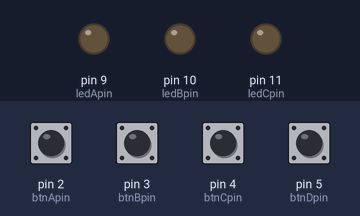
Recording of a sketch running on a simulated Arduino Uno, built with avr-gcc and run on an emulated ATmega328P. Parts: output pins drawn as LEDs (lit = HIGH). Dashed ring = blinking. The test bench sets the inputs (shaded band); at power-on: pin 2 (btnApin), pin 3 (btnBpin), pin 4 (btnCpin), pin 5 (btnDpin) HIGH.

Above: at 1.2 s.
1.3 s: pin 5 (btnDpin) pulled LOW for 0.15 s
At 3.1 s:
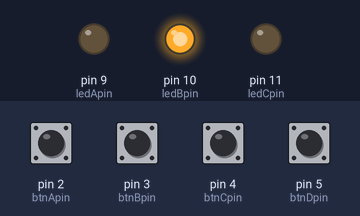
4.4 s: pin 2 (btnApin) pulled LOW for 1 s
At 5.6 s:
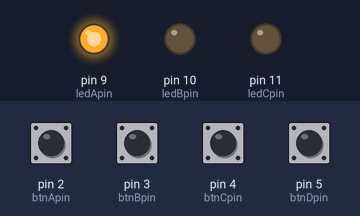
6.9 s: pin 3 (btnBpin) pulled LOW for 0.15 s
At 7.9 s:
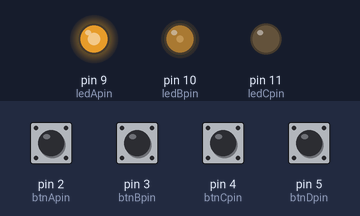
8.5 s: pin 4 (btnCpin) pulled LOW for 0.15 s
At 8.9 s:
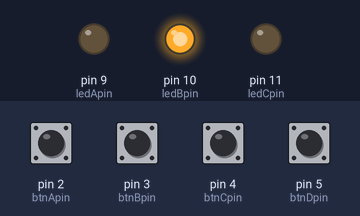
10.1 s: pin 2 (btnApin) pulled LOW for 0.15 s
At 11.3 s:
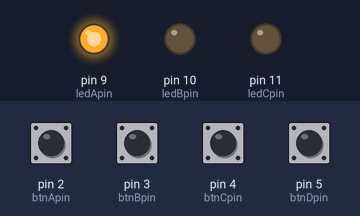
11.7 s: pin 5 (btnDpin) pulled LOW for 1 s
At 13.5 s:
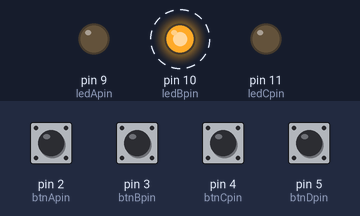
Timing chart, 0 to 16.7 s (numbered marks = the images above; inputs shaded):
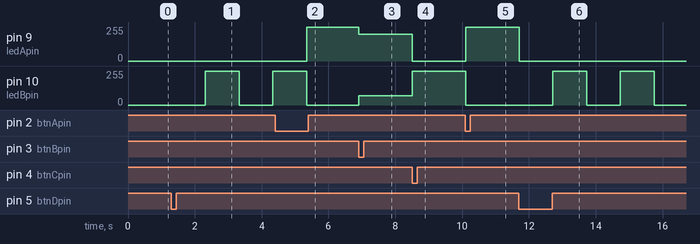

The sketch:

pushbutton_led.ino
```cpp
int ledApin = 9;
int ledBpin = 10;
int ledCpin = 11;

int btnApin = 2;
int btnBpin = 3;
int btnCpin = 4;
int btnDpin = 5;

int red = 0;
int blue = 0;
int green = 0;

void setup() {
  pinMode(ledApin, OUTPUT);
  pinMode(ledBpin, OUTPUT);
  pinMode(ledCpin, OUTPUT);
  pinMode(btnApin, INPUT_PULLUP);
  pinMode(btnBpin, INPUT_PULLUP);
  pinMode(btnCpin, INPUT_PULLUP);
  pinMode(btnDpin, INPUT_PULLUP);
}
/*
void loop() {
  if (digitalRead(btnApin) == LOW) {
    digitalWrite(ledApin, HIGH);
  }
  if (digitalRead(btnBpin) == LOW) {
    digitalWrite(ledBpin, HIGH);
  }
  if (digitalRead(btnCpin) == LOW) {
    digitalWrite(ledCpin, HIGH);
  }
  if (digitalRead(btnDpin) == LOW) {
    digitalWrite(ledApin, LOW);
    digitalWrite(ledBpin, LOW);
    digitalWrite(ledCpin, LOW);
  }
}
*/

int onoff = false;
int stat = 0;

void loop() {
  if (digitalRead(btnApin) == LOW) {
    onoff = false;
    analogWrite(ledApin, 255);
    analogWrite(ledBpin, 0);
    analogWrite(ledCpin, 0);
  }
  if (digitalRead(btnBpin) == LOW) {
    onoff = false;
    analogWrite(ledApin, 200);
    analogWrite(ledBpin, 70);
    analogWrite(ledCpin, 0);
  }
  if (digitalRead(btnCpin) == LOW) {
    onoff = false;
    analogWrite(ledApin, 0);
    analogWrite(ledBpin, 255);
    analogWrite(ledCpin, 0);
  }
  if (digitalRead(btnDpin) == LOW) {
    onoff = true;
    analogWrite(ledApin, 0);
    analogWrite(ledBpin, 0);
    analogWrite(ledCpin, 0);
  }
  if (onoff == true) {
    analogWrite(ledApin, 0);
    analogWrite(ledBpin, stat);
    analogWrite(ledCpin, 0);
    delay(1000);
    if (stat == 0) stat = 255;
    else stat = 0;
  }

  delay(10);
}
```

Measured:
- after the input at 1.3 s, pin 10 (ledBpin): 0/255 → 255/255 after 1.0 s, → 0/255 1.0 s later, → 255/255 1.0 s later
- after the input at 4.4 s, pin 9 (ledApin): 0/255 → 255/255 after 0.94 s; pin 10 (ledBpin): goes on until 5.3 s, then stays 0/255
- after the input at 6.9 s, pin 9 (ledApin): 255/255 → 200/255 at once; pin 10 (ledBpin): 0/255 → 70/255 at once
- after the input at 8.5 s, pin 9 (ledApin): 200/255 → 0/255 at once; pin 10 (ledBpin): 70/255 → 255/255 at once
- after the input at 10.1 s, pin 9 (ledApin): 0/255 → 255/255 at once; pin 10 (ledBpin): 255/255 → 0/255 at once
- after the input at 11.7 s, pin 9 (ledApin): 255/255 → 0/255 at once; pin 10 (ledBpin): alternates 255/255 for 1.0 s and 0/255 for 1.0 s, starting after 1.0 s
